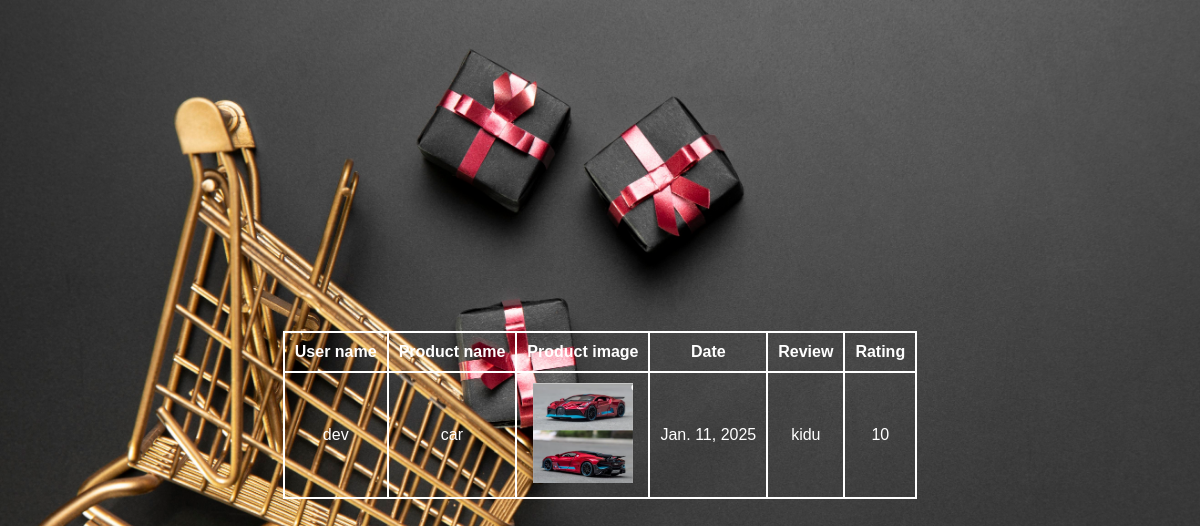
Before: /sellerreview with the older database file.
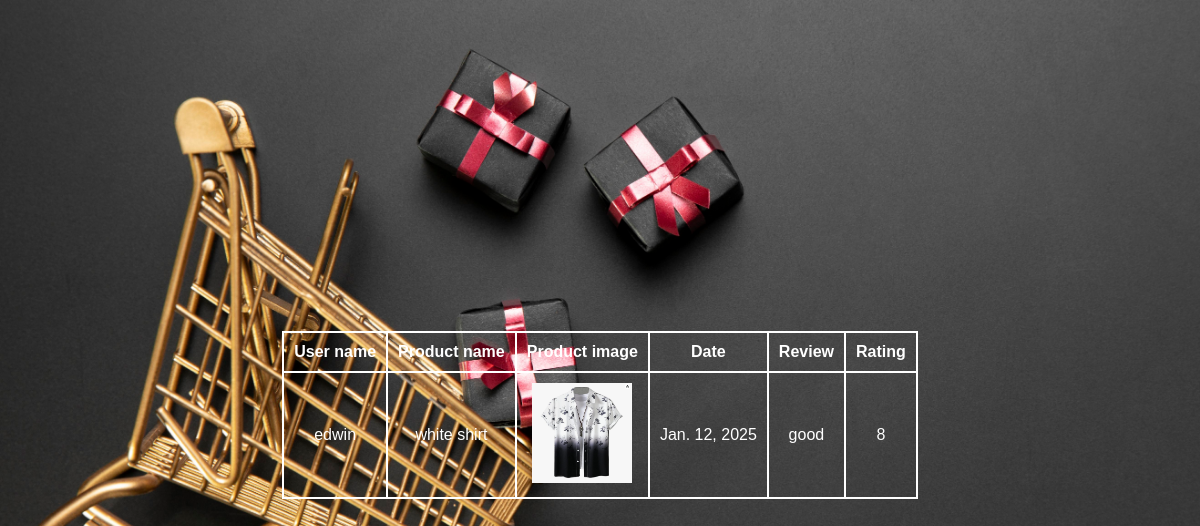
After: the same page with the newer database file.
### SpeedKartApp/models.py (models this page shows)
class Productrate_Table(models.Model):
    USER_ID = models.ForeignKey(UserTable_model, on_delete=models.CASCADE, null=True, blank=True)
    PRODUCT_ID = models.ForeignKey(Product_Table, on_delete=models.CASCADE, null=True, blank=True)
    created_at = models.DateField(auto_now_add= True, null=True, blank=True)
    updated_at = models.DateField(auto_now= True, null=True, blank=True)
    Review = models.CharField(max_length= 200, null= True, blank= True)
    Ratings = models.IntegerField(null= True, blank= True)
    Complaint = models.CharField(max_length= 200,null= True,blank= True)
    Reply = models.CharField(max_length= 200,null= True,blank= True)

class UserTable_model(models.Model):
    LOGIN_ID = models.ForeignKey(LoginTable_model, on_delete=models.CASCADE, null=True, blank=True)
    Name = models.CharField(max_length=100, null=True, blank=True)
    Email = models.CharField(max_length=100, null=True, blank=True)
    Phone_no = models.IntegerField(null= True, blank= True)
    Address = models.CharField(max_length=200, null=True, blank=True)

class LoginTable_model(models.Model):
    username = models.CharField(max_length=100, null=True, blank=True)
    password = models.CharField(max_length=100, null=True, blank=True)
    type = models.CharField(max_length=100, null=True, blank=True)

class Product_Table(models.Model):
    SELLER_ID = models.ForeignKey(Seller_Table, on_delete=models.CASCADE, null=True, blank=True)
    CATEGORY= models.ForeignKey(Category_Table, on_delete=models.CASCADE, null=True, blank=True)
    Product_name = models.CharField(max_length=100, null=True, blank=True)
    Product_image = models.FileField(upload_to='product/',null= True,blank=True)
    Description =  models.CharField(max_length= 100, null= True, blank= True)
    Price = models.IntegerField(null= True, blank= True)
    Quantity = models.IntegerField(null= True, blank= True)

### SpeedKartApp/views.py (the view)
# urls.py: path('sellerreview', SellerReview.as_view(), name="sellerreview"),
class SellerReview(View):
    def get(self, request):
        c=Productrate_Table.objects.all()
        return render(request, 'seller/review_seller.html',{'o':c})

### templates/seller/review_seller.html (shortened to what this page needs)
{% load static %}
<!DOCTYPE html>
<html lang="en">
<head>
    <link rel="stylesheet" href="{% static 'style.css'  %}">
</head>
<body>
    <div class="test">
        <table>
            <tr>
        <th>User name</th>
        <th>Product name</th>
        <th>Product image</th>
        <th>Date</th>
        <th>Review</th>
        <th>Rating</th>
    </tr>
    {% for i in o %}
        <tr>
        <td>{{i.USER_ID.LOGIN_ID.username}}</td>
        <td>{{i.PRODUCT_ID.Product_name}}</td>
        <td><img src="{{i.PRODUCT_ID.Product_image.url}}" alt="" height="100px" width="100px"></td>
        <td>{{i.created_at}}</td>
        <td>{{i.Review}}</td>
        <td>{{i.Ratings}}</td>
       </tr>
       {% endfor %}
    </table>
</body>
</html>

Changed rows visible on the page:
removed Productrate_Table: USER_ID.LOGIN_ID.username "dev", PRODUCT_ID.Product_name "car", PRODUCT_ID.Product_image (picture), created_at "Jan. 11, 2025", Review "kidu", Ratings "10"
added Productrate_Table: USER_ID.LOGIN_ID.username "edwin", PRODUCT_ID.Product_name "white shirt", PRODUCT_ID.Product_image (picture), created_at "Jan. 12, 2025", Review "good", Ratings "8"
